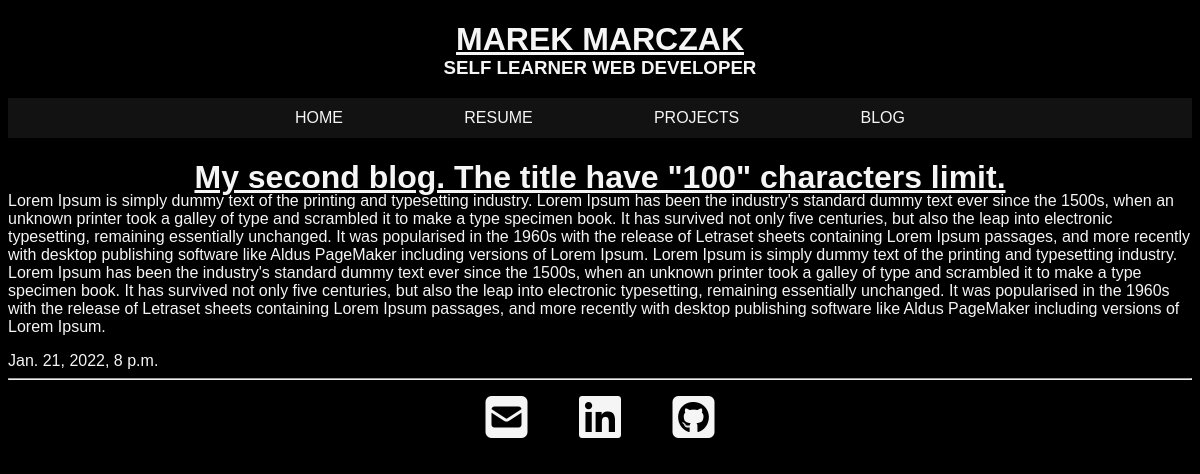
/single-post/6872eac6-9431-4594-adf1-f2f3f63ca25b, run on the app's committed database.
### blog/models.py (models this page shows, shortened)
class Blog(models.Model):
    id = models.UUIDField(default=uuid.uuid4, unique=True,
                          primary_key=True, editable=False)
    created = models.DateTimeField(auto_now_add=True, blank=True)
    title = models.CharField(max_length=100, blank=True, null=True)
    content = models.TextField(null=True, blank=True)

### blog/views.py (the view)
# urls.py: path('single-post/<str:pk>', views.singlePost, name='single-post'),
def singlePost(request, pk):
    blog = Blog.objects.get(id=pk)
    context = {'blog': blog}
    return render(request, 'blog/single-post.html', context)

### blog/templates/blog/single-post.html
{% extends 'portfolio/main.html' %}
{% block content %}
<div class="single-blog-box">
    <h1>{{blog.title}}</h1>
    <p>{{blog.content}}</p>
    <div class="created">
        {{blog.created}}
    </div>
</div>
{% endblock content %}

### static/styles/style.css (style rules this page uses)
body { background-color: black; color: whitesmoke; font-family:'Gill Sans', 'Gill Sans MT', Calibri, 'Trebuchet MS', sans-serif; }
h1 { text-align: center; text-decoration: underline; margin-bottom: -20px; }

### data on the page
Blog: title "My second blog. The title have \"100\" characters limit.", content "Lorem Ipsum is simply dummy text of the printing and typesetting industry. Lorem Ipsum has been the industry's standard dummy text ever since the 1500s, when an unknown printer took a galley of type and scrambled it to make a type specimen book. It has survived not only five centuries, but also the leap into electronic typesetting, remaining essentially unchanged. It was popularised in the 1960s with the release of Letraset sheets containing Lorem Ipsum passages, and more recently with desktop publishing software like Aldus PageMaker including versions of Lorem Ipsum. Lorem Ipsum is simply dummy text of the printing and typesetting industry. Lorem Ipsum has been the industry's standard…", created "Jan. 21, 2022, 8 p.m."
